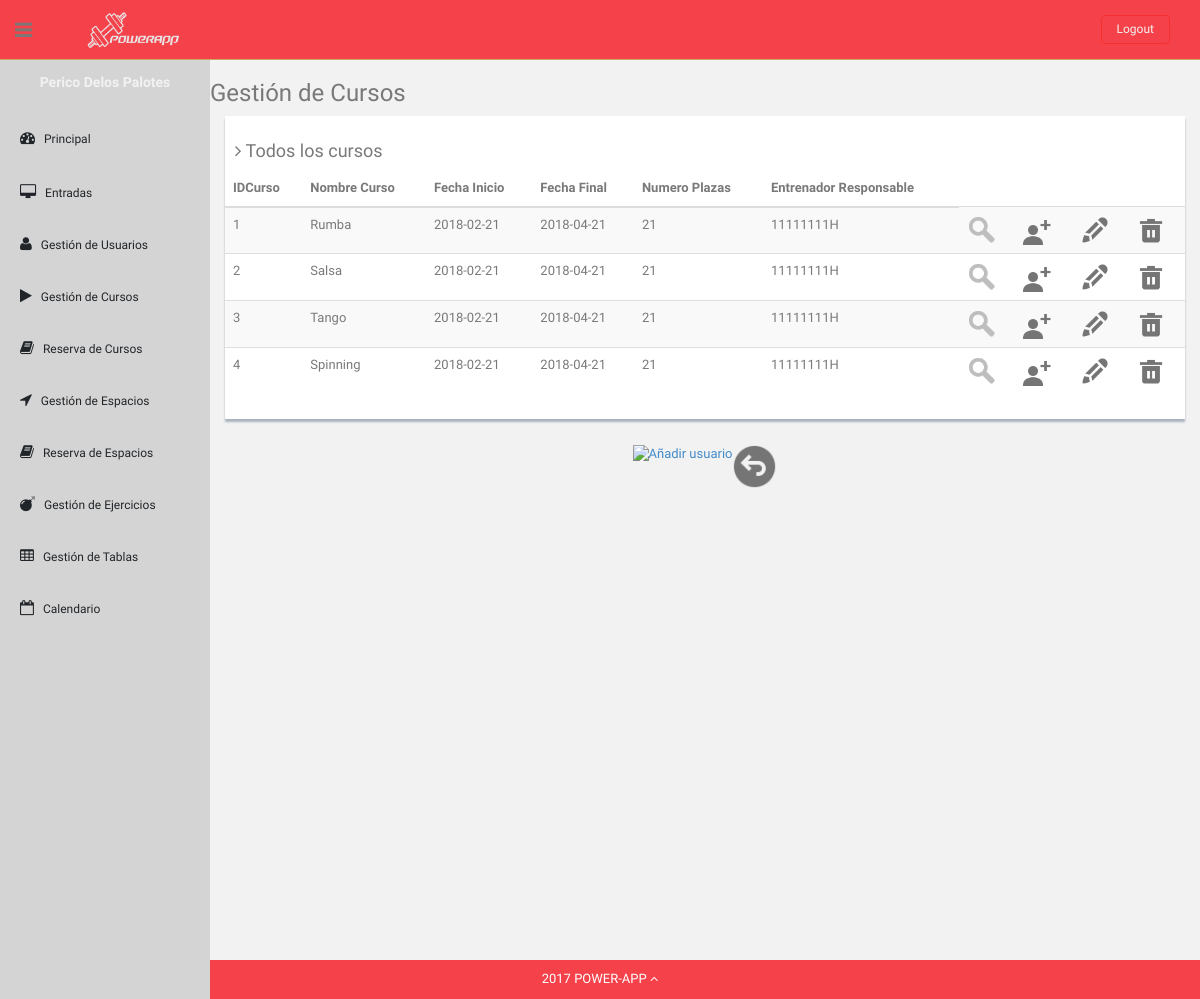
Page /Controllers/CoursesShowAllController.php (signed in) on the committed database.
### tables this page shows
CREATE TABLE Courses (

    IDCourses int NOT NULL AUTO_INCREMENT,
    Name varchar(80) NOT NULL,
    Content varchar(80) NOT NULL,
    DataStart date NOT NULL,
    DataEnd date NOT NULL,
    NPlaces int NOT NULL,
	DNICoach varchar(9) NOT NULL,

    PRIMARY KEY (IDCourses),
    FOREIGN KEY (DNICoach) REFERENCES UsersGym(DNI)
);

### Models/Course.php (called while the page is built, shortened)
<?php
class Course{
    private $IDCourses;
    private $Name;
    private $DataStart;
    private $DataEnd;
    private $NPlaces;
    private $DNICoach;
    public function __construct($IDCourses)
    {
        $this->IDCourses = $IDCourses;
    }
    public function loadDataAssoc($dataArray){
        $this->Name = $dataArray['Name'];
        $this->DataStart = $dataArray['DataStart'];
        $this->DataEnd = $dataArray['DataEnd'];
        $this->NPlaces = $dataArray['NPlaces'];
        $this->DNICoach = $dataArray['DNICoach'];
    }
    public function getIDCourses()
    {
        return $this->IDCourses;
    }
    public function getName()
    {
        return $this->Name;
    }
    public function getDataStart()
    {
        return $this->DataStart;
    }
    public function getDataEnd()
    {
        return $this->DataEnd;
    }
    public function getNPlaces()
    {
        return $this->NPlaces;
    }
    public function getDNICoach()
    {
        return $this->DNICoach;
    }
}
?>

### Models/CoursesModel.php (called while the page is built, shortened)
<?php
class CourseDAO{
    private $DBLink;
    private $serverName = "localhost";
    private $userName = "admin";
    private $passWord = "admin";
    private $DBName = "powerAppDB";
    function __construct()
    {
        $this->DBLink = new mysqli($this->serverName, $this->userName, $this->passWord, $this->DBName);
    }
    function getAll(){
        $statement = $this->DBLink->prepare("SELECT * FROM Courses");
        if(!$statement->execute()) {
            return "Falló la ejecución: (" . $statement->errno . ") " . $statement->error;
        }else{
            $result = $statement->get_result();
            return "ok";
        }
    }
}
?>

### Views/CoursesShowAllView.php (the view, shortened to what this page needs)
<?php
class CoursesShowAllView{
    var $courses;
    function __construct($courses){
        $this->courses = $courses;
        $this->render();
    }
    function render(){
        ?>
        <h3>Gestión de Cursos</h3>
        <div class="col-md-12">
            <div class="content-panel">
                <h4><i class="fa fa-angle-right"></i> Todos los cursos</h4>
                <table class="table table-striped table-advance table-hover">
                    <thead>
                    <tr>
                        <th class="hidden-phone">IDCurso</th>
                        <th class="hidden-phone">Nombre Curso</th>
                        <th class="hidden-phone">Fecha Inicio</th>
                        <th class="hidden-phone">Fecha Final</th>
                        <th class="hidden-phone">Numero Plazas</th>
                        <th class="hidden-phone">Entrenador Responsable</th>
                    </tr>
                    </thead>
                    <tbody>
<?php
        foreach ($this->courses as $course){ ?>
            <tr>
            <td> <?php echo $course->getIDCourses(); ?></td>
                <td><?php  echo $course->getName();?></td>
                <td><?php echo $course->getDataStart();?></td>
                <td><?php echo $course->getDataEnd();?></td>
                <td><?php echo $course->getNPlaces();?></td>
                <td><?php echo $course->getDNICoach();?></td>
                <td><?php echo '<a href="../Controllers/UsersInCourseShowAllController.php?IDCourses='.$course->getIDCourses().'"><img src="../Templates/img2/buscar.png" style="width:30px;height:30px;" title="Consultar deportistas inscritos"></a>';?></td>
                <td><?php echo '<a href="../Controllers/RegistroUserCourseController.php?IDCourses='.$course->getIDCourses().'"><img src="../Templates/img2/userAdd.png" style="width:30px;height:30px;" title="Añadir deportista"></a>';?></td>
                <td><?php echo '<a href="../Controllers/formLoader.php?IDCourses='.$course->getIDCourses().'&form=courseEdit"><img src="../Templates/img2/edit.png" style="width:30px;height:30px;" title="Editar"></a>';?></td>
                <td><?php echo '<a href="../Controllers/CoursesActionController.php?IDCourses='.$course->getIDCourses().'&action=DELETE"><img src="../Templates/img2/delete.png" style="width:30px;height:30px;" title="Borrar"></a>';?></td>
            </tr> <?php
        }
        ?>
                    </tbody>
                </table>
            </div>
        </div>
        </div>
        <div class="row mt">
            <div style="display: flex; justify-content: center;" >
                <a href="../Controllers/CourseAddController.php"><img src="../Templates/img2/addCurso.png" style="width:45px;heigh:45px;" title="Añadir usuario"></a>
                <a href="../index.php"><img src="../Templates/img2/atras.png" style="width:45px;heigh:45px;" title="Atrás"></a>
            </div>
        </div>
        <?php
    }
}

### Templates/css2/style2.css (style rules this page uses)
body { color: #797979; background: #f2f2f2; font-family: 'Ruda', sans-serif; padding: 0px !important; margin: 0px !important; font-size:13px; }
ul li { list-style: none; }
a, a:hover, a:focus { text-decoration: none; outline: none; }
#container { width: 100%; height: 100%; }
.centered { text-align: center; }
.mt { margin-top: 25px; }
ul.top-menu > li > .logout { color: #f2f2f2; font-size: 12px; border-radius: 4px; -webkit-border-radius: 4px; border: 1px solid #F5302E !important; padding: 5px 15px; margin-right: 15px; background: #F5424A; margin-top: 15px; }
#sidebar { width: 210px; height: 100%; position: fixed; background: #d4d4d4; }
#sidebar h5 { color: #f2f2f2; font-weight: 700; }
#sidebar ul li { position: relative; }
ul.sidebar-menu , ul.sidebar-menu li ul.sub { margin: -2px 0 0; padding: 0; }
ul.sidebar-menu { margin-top: 75px; }
ul.sidebar-menu li { margin-bottom: 5px; margin-left:10px; margin-right:10px; }
ul.sidebar-menu li.sub-menu { line-height: 15px; }
ul.sidebar-menu li a span { display: inline-block; }
ul.sidebar-menu li a { color: #212529; text-decoration: none; display: block; padding: 15px 0 15px 10px; font-size: 12px; outline: none; -webkit-transition: all 0.3s ease; -moz-transition: all 0.3s ease; -o-transition: all 0.3s ease; -ms-transition: all 0.3s ease; transition: all 0.3s ease; }
ul.sidebar-menu li a i { font-size: 15px; padding-right: 6px; }
#main-content { margin-left: 210px; }
.header, .footer { min-height: 60px; padding: 0 15px; }
.header { position: fixed; left: 0; right: 0; z-index: 1002; }
.black-bg { background: #F5424A; border-bottom: 1px solid #c9aa5f; }
.wrapper { display: inline-block; margin-top: 60px; padding-left: 15px; padding-right: 15px; padding-bottom: 15px; padding-top: 0; width: 100%; }
a.logo { font-size: 20px; color: #ffffff; float: left; margin-top: 10px; text-transform: uppercase; }
#top_menu .nav > li, ul.top-menu > li { float: left; }
ul.top-menu > li > a { color: #666666; font-size: 16px; border-radius: 4px; -webkit-border-radius: 4px; border:1px solid #666666 !important; padding: 2px 6px; margin-right: 15px; }
.sidebar-toggle-box { float: left; padding-right: 15px; margin-top: 20px; }
.sidebar-toggle-box .fa-bars { cursor: pointer; display: inline-block; font-size: 20px; }
.content-panel { background: #ffffff; box-shadow: 0px 3px 2px #aab2bd; padding-top: 15px; padding-bottom: 5px; }
.content-panel h4 { margin-left: 10px; }
.site-footer { background: #F5424A; color: #fff; padding: 10px 0; }
.site-min-height { min-height: 900px; }

### rows in the picture
courses: IDCourses "1", Name "Rumba", DataStart "2018-02-21", DataEnd "2018-04-21", NPlaces "21", DNICoach "11111111H"
courses: IDCourses "2", Name "Salsa", DataStart "2018-02-21", DataEnd "2018-04-21", NPlaces "21", DNICoach "11111111H"
courses: IDCourses "3", Name "Tango", DataStart "2018-02-21", DataEnd "2018-04-21", NPlaces "21", DNICoach "11111111H"
courses: IDCourses "4", Name "Spinning", DataStart "2018-02-21", DataEnd "2018-04-21", NPlaces "21", DNICoach "11111111H"
